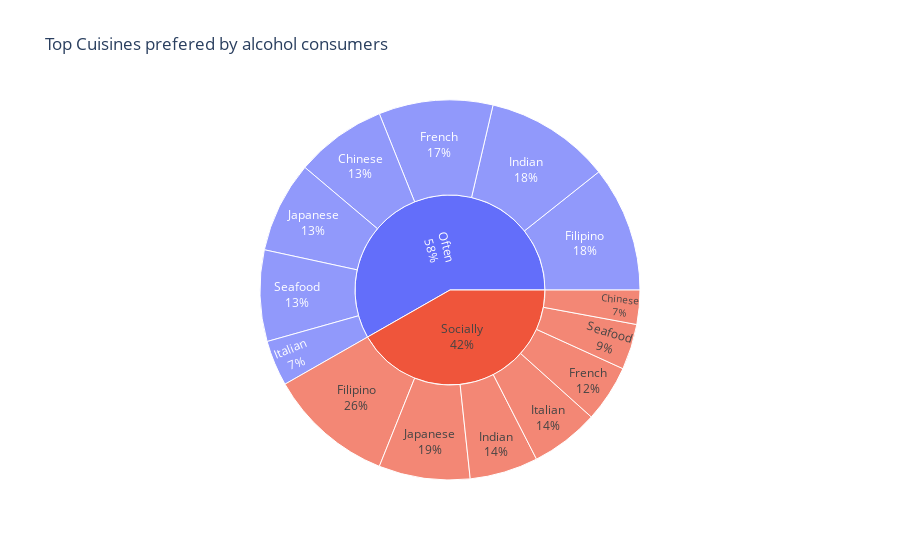

Notebook source saved alongside this figure:
### Code cell
fig=px.sunburst(alcohol_combo,
                path=['Alcohol','Cuisines'],
                values='count',
                title="Top Cuisines prefered by alcohol consumers")
fig.update_traces(textinfo='label+percent parent')
fig.update_layout(height=450)
fig.show()

### Figure 1 — Plotly figure (JSON) as saved in the notebook; plotly's stock layout.template omitted (floating-point values rounded to 4 significant figures)
{"data": [{"branchvalues": "total", "domain": {"x": [0, 1], "y": [0, 1]}, "hovertemplate": "labels=%{label}<br>count=%{value}<br>parent=%{parent}<br>id=%{id}<extra></extra>", "ids": ["Often/Chinese", "Socially/Chinese", "Often/Filipino", "Socially/Filipino", "Often/French", "Socially/French", "Often/Indian", "Socially/Indian", "Often/Italian", "Socially/Italian", "Often/Japanese", "Socially/Japanese", "Often/Seafood", "Socially/Seafood", "Often", "Socially"], "labels": ["Chinese", "Chinese", "Filipino", "Filipino", "French", "French", "Indian", "Indian", "Italian", "Italian", "Japanese", "Japanese", "Seafood", "Seafood", "Often", "Socially"], "level": "4d770e", "name": "", "parents": ["Often", "Socially", "Often", "Socially", "Often", "Socially", "Often", "Socially", "Often", "Socially", "Often", "Socially", "Often", "Socially", "", ""], "textinfo": "label+percent parent", "type": "sunburst", "values": [8, 3, 11, 11, 10, 5, 11, 6, 4, 6, 8, 8, 8, 4, 60, 43]}], "layout": {"autosize": true, "legend": {"tracegroupgap": 0}, "title": {"text": "Top Cuisines prefered by alcohol consumers"}}}
